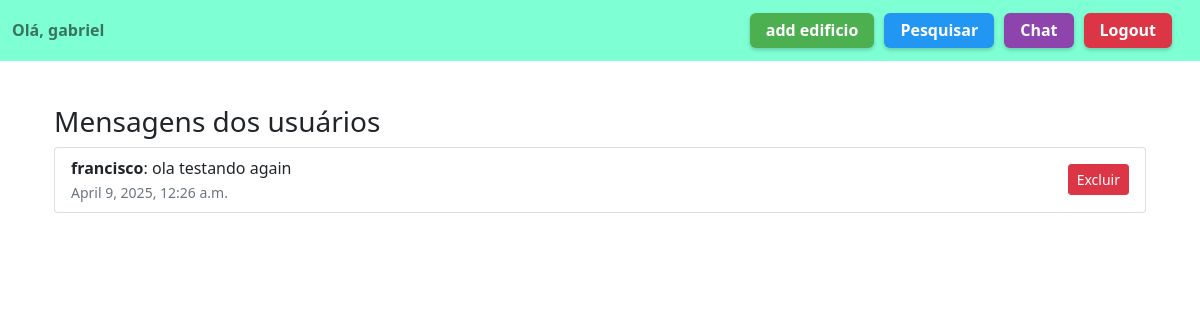
/chat/admin/ (signed in), run on the app's committed database.
### app_cad_edificios/models.py (models this page shows, shortened)
class Mensagem(models.Model):
    usuario = models.ForeignKey(User, on_delete=models.CASCADE)
    texto = models.TextField()
    data_envio = models.DateTimeField(auto_now_add=True)

### app_cad_edificios/views.py (the view)
# urls.py: path('chat/admin/', views.chat_admin, name='chat_admin'),
@login_required
@user_passes_test(lambda u: u.is_superuser)
def chat_admin(request):
    mensagens = Mensagem.objects.all().order_by('-data_envio')
    return render(request, 'chat/chat_admin.html', {'mensagens': mensagens})

### app_cad_edificios/templates/chat/chat_admin.html (shortened to what this page needs)
{% extends 'edificios/base.html' %}
{% block conteudo %}
<div class="container mt-4">
    <h3>Mensagens dos usuários</h3>
    <ul class="list-group">
        {% for msg in mensagens %}
            <li class="list-group-item d-flex justify-content-between align-items-center">
                <div>
                    <strong>{{ msg.usuario.username }}</strong>: {{ msg.texto }} <br>
                    <small class="text-muted">{{ msg.data_envio }}</small>
                </div>
                <form method="post" action="{% url 'excluir_mensagem' msg.id %}">
                    <button type="submit" class="btn btn-sm btn-danger">Excluir</button>
                </form>
            </li>
        {% empty %}
            <li class="list-group-item text-muted">Nenhuma mensagem ainda.</li>
        {% endfor %}
    </ul>
</div>
{% endblock %}

### app_cad_edificios/templates/edificios/base.html (shortened to what this page needs)
<!doctype html>
<html lang="pt-br">
<head>
    <link href="https://cdn.jsdelivr.net/npm/bootstrap@5.0.2/dist/css/bootstrap.min.css" rel="stylesheet">
</head>
<body>
    <nav style="background-color: aquamarine !important;" class="navbar navbar-light bg-light">
        <div class="container-fluid">
            <span class="navbar-brand mb-0 h1">
                <span class="navbar-text">Olá, {{ user.username }}</span>
                <span id="linksContainer">
                    <a class="nav-link-button nav-link-add" href="{% url 'home' %}">add edificio</a>
                    <a class="nav-link-button nav-link-search" href="http://127.0.0.1:8000/pesquisa/">Pesquisar</a>
                    <a class="nav-link-button nav-link-chat" href="{% url 'chat_usuario' %}">Chat</a>
                    <a class="logout-button" href="{% url 'logout' %}">Logout</a>
                </span>
            </span>
        </div>
    </nav>
    <div class="container">
        {% block conteudo %}
        {% endblock %}
    </div>
</body>
</html>

### app_cad_edificios/templates/edificios/base.html (style rules this page uses)
body { margin: 0; padding: 0; }
.navbar { margin-bottom: 0; }
.container { padding-top: 10px; padding-bottom: 0; }
.nav-link-button { display: inline-flex; align-items: center; justify-content: center; padding: 0.5rem 1rem; border-radius: 0.375rem; font-weight: 600; color: white; text-decoration: none; transition: background-color 0.3s ease; box-shadow: 0 2px 4px rgba(0, 0, 0, 0.2); border: none; font-size: 1rem; cursor: pointer; }
.nav-link-add { background-color: #4CAF50; }
.nav-link-search { background-color: #2196F3; }
.nav-link-chat { background-color: #8e44ad; }
.navbar-text { color: black; font-size: 1rem; font-weight: bold; margin-right: 0; }
.navbar-brand { display: flex; align-items: center; justify-content: space-between; width: 100%; }
#linksContainer { display: flex; align-items: center; }
#linksContainer a { margin-left: 10px; }
.logout-button { margin-left: 10px; padding: 0.5rem 1rem; border-radius: 0.375rem; font-weight: 600; color: white; background-color: #dc3545; text-decoration: none; transition: background-color 0.3s ease; box-shadow: 0 2px 4px rgba(0, 0, 0, 0.2); border: none; font-size: 1rem; cursor: pointer; }

### data on the page
Mensagem: usuario.username "francisco", texto "ola testando again", data_envio "April 9, 2025, 12:26 a.m."

### other printed values
{{ user.username }} "gabriel"
